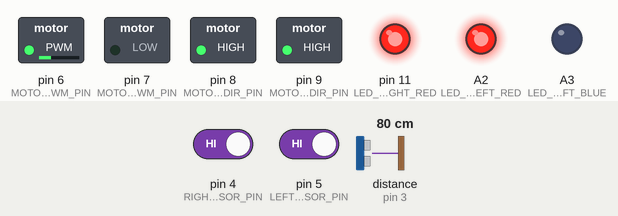
Recording of a sketch running on a simulated Arduino Nano, built with avr-gcc and run on an emulated ATmega328P. Shown: switched loads named in the sketch (green lamp = pin HIGH), output pins drawn as LEDs (lit = HIGH). Wiring (inferred from the names in the program): ultrasonic range finder: trigger pin 2; echo pin 3. Dashed ring = blinking. The inputs (shaded band) are chosen by the test bench; at power-on: distance to the obstacle (sensor on pin 3) 80 cm, pin 4 (RIGHT_SENSOR_PIN) HIGH, pin 5 (LEFT_SENSOR_PIN) HIGH. The echo pulse lasts 58.3 µs per cm; pins used as bus, display or sensor lines are not drawn.

Above: at 1.2 s.
1.3 s: distance to the obstacle (sensor on pin 3) set to 6 cm
2.8 s: distance to the obstacle (sensor on pin 3) set to 3 cm
At 3.5 s:
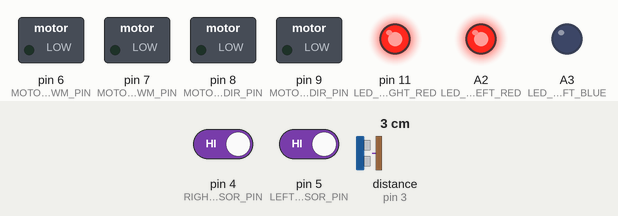
5.8 s: distance to the obstacle (sensor on pin 3) set to 9 cm
At 8.6 s:
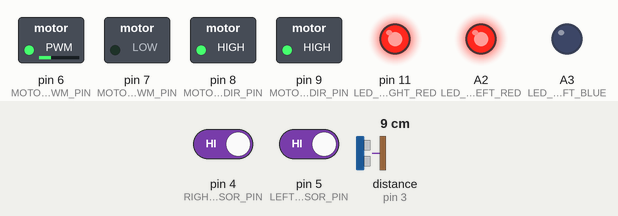
8.8 s: pin 4 (RIGHT_SENSOR_PIN) driven LOW
At 9.6 s:
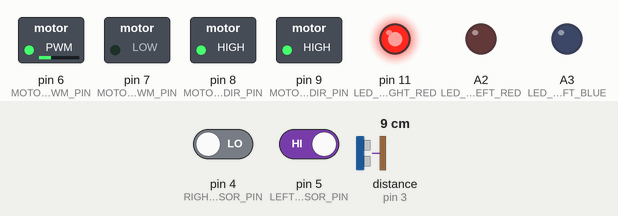
10.3 s: pin 5 (LEFT_SENSOR_PIN) driven LOW
At 11.6 s:
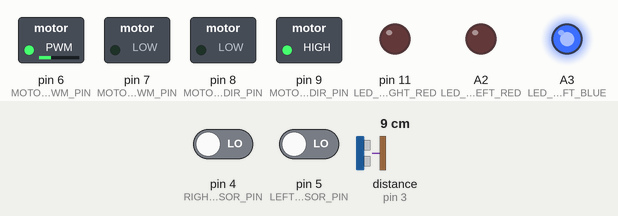
13.3 s: pin 4 (RIGHT_SENSOR_PIN) driven HIGH
At 14.5 s:
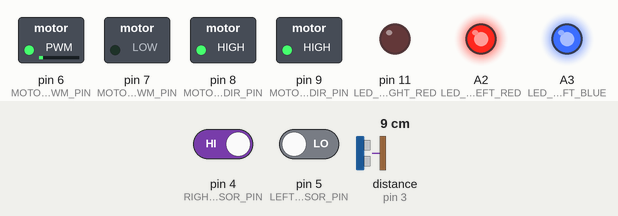
Timing chart, 0 to 15.9 s (numbered marks = the images above; inputs shaded):
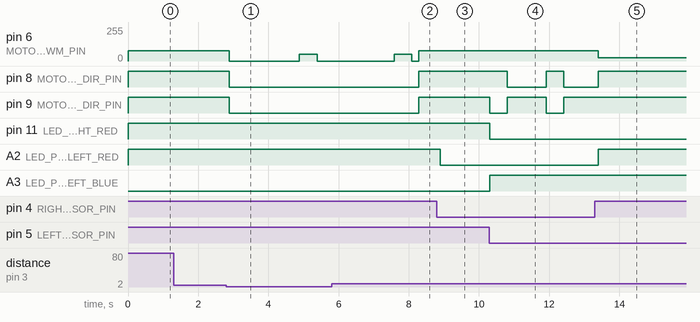

Measured:
- the behaviour switches between 5 and 4 cm on distance to the obstacle (sensor on pin 3) (found by bisection; images 0 and 1)
- after the input at 1.3 s, every drawn part: stays the same
- after the input at 2.8 s, pin 6 (MOTOR2_PWM_PIN): 76/255 → 0/255 after 0.09 s, → 51/255 2.0 s later, → 0/255 0.50 s later; pin 8 (MOTOR1_DIR_PIN), pin 9 (MOTOR2_DIR_PIN): HIGH → LOW after 0.09 s
- after the input at 5.8 s, pin 8 (MOTOR1_DIR_PIN), pin 9 (MOTOR2_DIR_PIN): LOW → HIGH after 2.5 s
- after the input at 8.8 s, A2 (LED_PIN_LEFT_RED): HIGH → LOW after 0.10 s
- after the input at 10.3 s, pin 8 (MOTOR1_DIR_PIN): HIGH → LOW after 0.51 s, → HIGH 1.1 s later, → LOW 0.50 s later; pin 9 (MOTOR2_DIR_PIN): alternates HIGH for 1.1 s and LOW for 0.50 s, starting at once; pin 11 (LED_PIN_RIGHT_RED): HIGH → LOW at once; A3 (LED_PIN_LEFT_BLUE): LOW → HIGH at once
- after the input at 13.3 s, pin 6 (MOTOR2_PWM_PIN): 76/255 → 25/255 after 0.10 s; pin 9 (MOTOR2_DIR_PIN): stops changing and stays HIGH; A2 (LED_PIN_LEFT_RED): LOW → HIGH after 0.10 s

The sketch:

LAB16_Line_following_timers.ino
```cpp
#include <Arduino.h>

// Ultrasonic sensor pins
const int TRIGGER_PIN = 2;
const int ECHO_PIN = 3;

// Line follower sensor pins
const int LEFT_SENSOR_PIN = 5;
const int RIGHT_SENSOR_PIN = 4;

// Motor 1 (Left Motor) pins
const int MOTOR1_PWM_PIN = 7;
const int MOTOR1_DIR_PIN = 8;

// Motor 2 (Right Motor) pins
const int MOTOR2_PWM_PIN = 6;
const int MOTOR2_DIR_PIN = 9;

// LEDs pins
const int LED_PIN_LEFT_RED = A2;
const int LED_PIN_LEFT_BLUE = A3;
const int LED_PIN_RIGHT_RED = 11;
const int LED_PIN_RIGHT_BLUE = A6;

// Set PWM frequency for motors (can be adjusted in setup if needed)
const int PWM_FREQUENCY = 1000;

long measure_distance() {
    digitalWrite(TRIGGER_PIN, LOW);
    delayMicroseconds(2);
    digitalWrite(TRIGGER_PIN, HIGH);
    delayMicroseconds(10);
    digitalWrite(TRIGGER_PIN, LOW);
    long duration = pulseIn(ECHO_PIN, HIGH);
    long distance_cm = duration * 0.034 / 2;
    return distance_cm;
}

void motors_speed(int left_wheel_speed, int right_wheel_speed) {
    // Control direction
    digitalWrite(MOTOR1_DIR_PIN, left_wheel_speed > 0 ? HIGH : LOW);
    digitalWrite(MOTOR2_DIR_PIN, right_wheel_speed > 0 ? HIGH : LOW);

    // Set PWM duty cycle
    left_wheel_speed = abs(left_wheel_speed);
    left_wheel_speed = constrain(left_wheel_speed, 0, 100);
    int left_pwm_value = map(left_wheel_speed, 0, 100, 0, 255);
    analogWrite(MOTOR1_PWM_PIN, left_pwm_value);

    right_wheel_speed = abs(right_wheel_speed);
    right_wheel_speed = constrain(right_wheel_speed, 0, 100);
    int right_pwm_value = map(right_wheel_speed, 0, 100, 0, 255);
    analogWrite(MOTOR2_PWM_PIN, right_pwm_value);
}

int get_tracking() {
    int left = digitalRead(LEFT_SENSOR_PIN);
    int right = digitalRead(RIGHT_SENSOR_PIN);

    if (left == LOW && right == LOW) {
        return 0;
    } else if (left == LOW && right == HIGH) {
        return 1;
    } else if (left == HIGH && right == LOW) {
        return 10;
    } else if (left == HIGH && right == HIGH) {
        return 11;
    }
    return -1; // Default return statement if none of the conditions are met
}

void setup() {
    // Initialize serial communication
    Serial.begin(115200);

    // Initialize ultrasonic sensor pins
    pinMode(TRIGGER_PIN, OUTPUT);
    pinMode(ECHO_PIN, INPUT);

    // Initialize line follower sensor pins
    pinMode(LEFT_SENSOR_PIN, INPUT);
    pinMode(RIGHT_SENSOR_PIN, INPUT);

    // Initialize motor pins
    pinMode(MOTOR1_PWM_PIN, OUTPUT);
    pinMode(MOTOR1_DIR_PIN, OUTPUT);
    pinMode(MOTOR2_PWM_PIN, OUTPUT);
    pinMode(MOTOR2_DIR_PIN, OUTPUT);

    // Initialize LED pins
    pinMode(LED_PIN_LEFT_RED, OUTPUT);
    pinMode(LED_PIN_LEFT_BLUE, OUTPUT);
    pinMode(LED_PIN_RIGHT_RED, OUTPUT);
    pinMode(LED_PIN_RIGHT_BLUE, OUTPUT);
}

void loop() {
    int tracking_state = get_tracking();
    long distance_cm = measure_distance();

    if (distance_cm > 3) {
        if (tracking_state == 0) {
            unsigned long timer = millis();  // Start timer when both sensors detect white

            while (millis() - timer < 500 && tracking_state == 0) {
                tracking_state = get_tracking();
                motors_speed(30, -30);  // Rotate in one direction
                digitalWrite(LED_PIN_LEFT_RED, LOW);
                digitalWrite(LED_PIN_RIGHT_RED, LOW);
                digitalWrite(LED_PIN_LEFT_BLUE, HIGH);
                digitalWrite(LED_PIN_RIGHT_BLUE, HIGH);
            }

            timer = millis();  // Start timer when both sensors detect white

            while (millis() - timer < 1000 && tracking_state == 0) {
                tracking_state = get_tracking();
                motors_speed(-30, 30);  // Switch direction
                digitalWrite(LED_PIN_LEFT_RED, LOW);
                digitalWrite(LED_PIN_RIGHT_RED, LOW);
                digitalWrite(LED_PIN_LEFT_BLUE, HIGH);
                digitalWrite(LED_PIN_RIGHT_BLUE, HIGH);
            }
        } else if (tracking_state == 1) {
            motors_speed(30, 10);  // Turn left
            digitalWrite(LED_PIN_LEFT_RED, HIGH);  // Turn on left LED
            digitalWrite(LED_PIN_RIGHT_RED, LOW);
        } else if (tracking_state == 10) {
            motors_speed(10, 30);  // Turn right
            digitalWrite(LED_PIN_LEFT_RED, LOW);
            digitalWrite(LED_PIN_RIGHT_RED, HIGH);  // Turn on right LED
        } else if (tracking_state == 11) {
            motors_speed(30, 30);  // Move forward
            digitalWrite(LED_PIN_LEFT_RED, HIGH);  // Turn on left LED
            digitalWrite(LED_PIN_RIGHT_RED, HIGH);  // Turn on right LED
        }
    } else if (distance_cm <= 3) {
        // Stop for 2 seconds, then move backward
        motors_speed(0, 0);  // Stop motors
        delay(2000);  // Wait for 2 seconds

        // Move backward for half a second
        motors_speed(-20, -20);  // Move backward
        delay(500);  // Move backward for half a second

        // Stop motors again briefly before continuing
        motors_speed(0, 0);
        delay(100);  // Short delay before resuming normal behavior
    }

    delay(100);  // Adjust delay as needed
}
```
